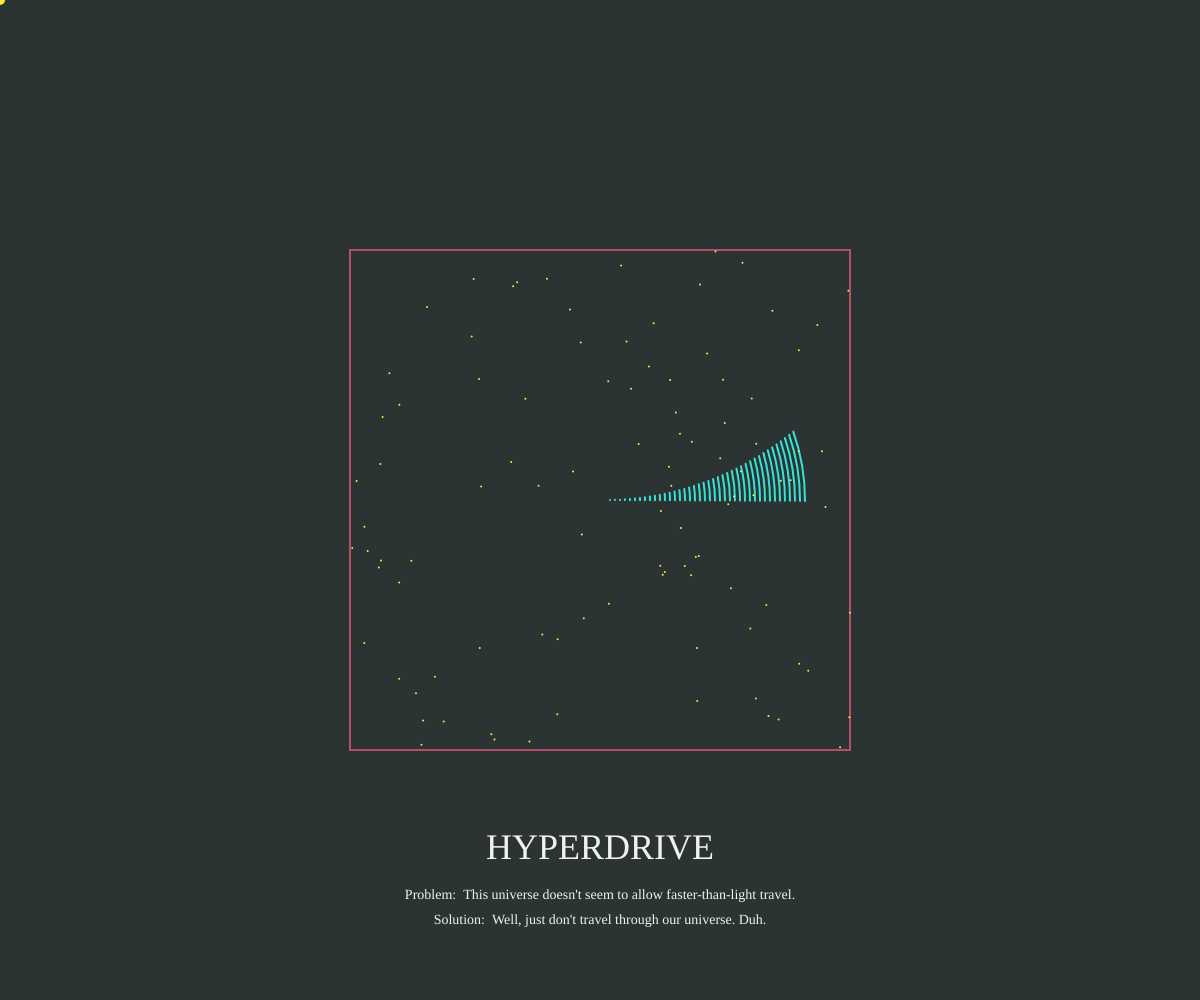
Frame 1 (no input)
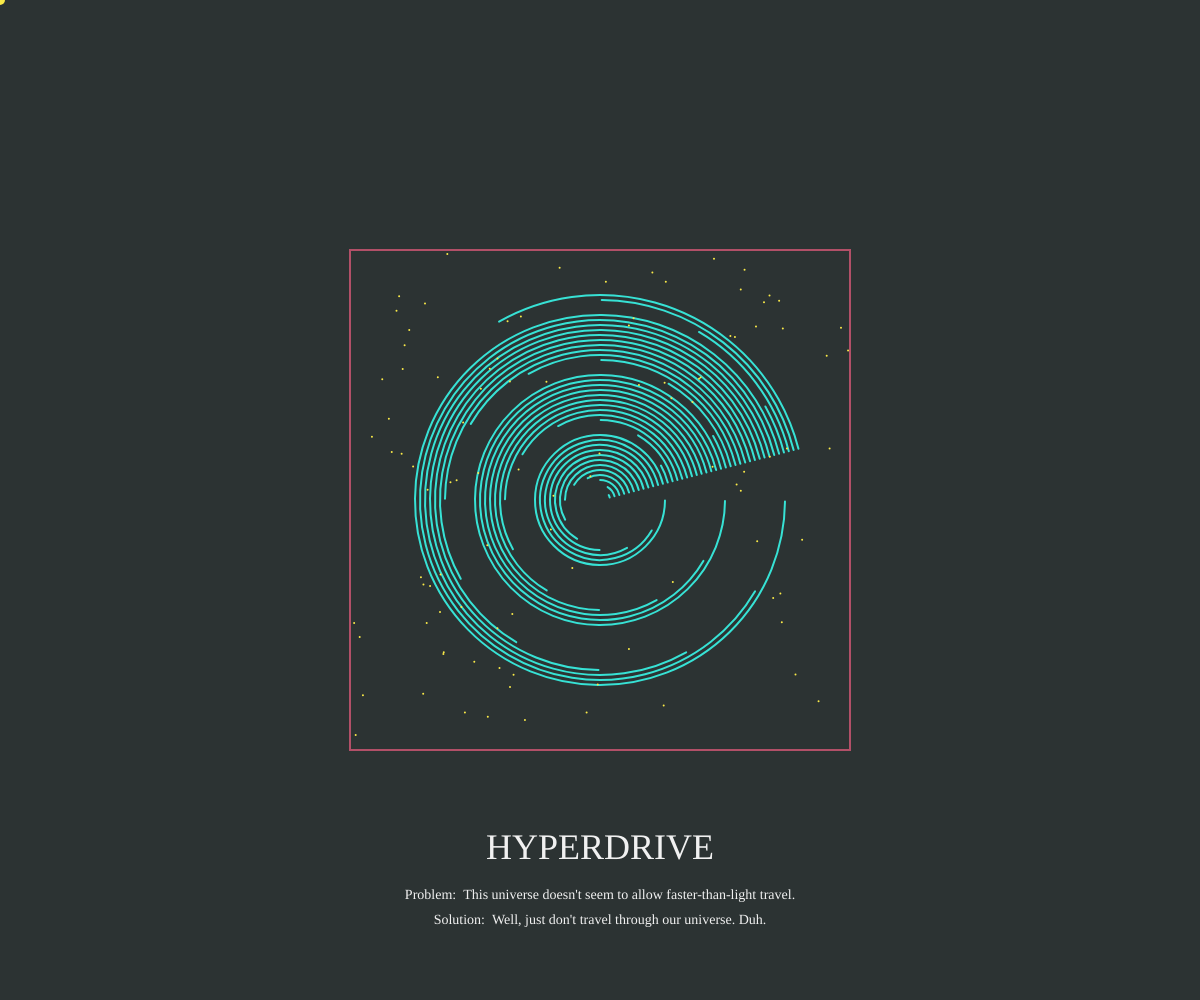
Frame 60 (no input)
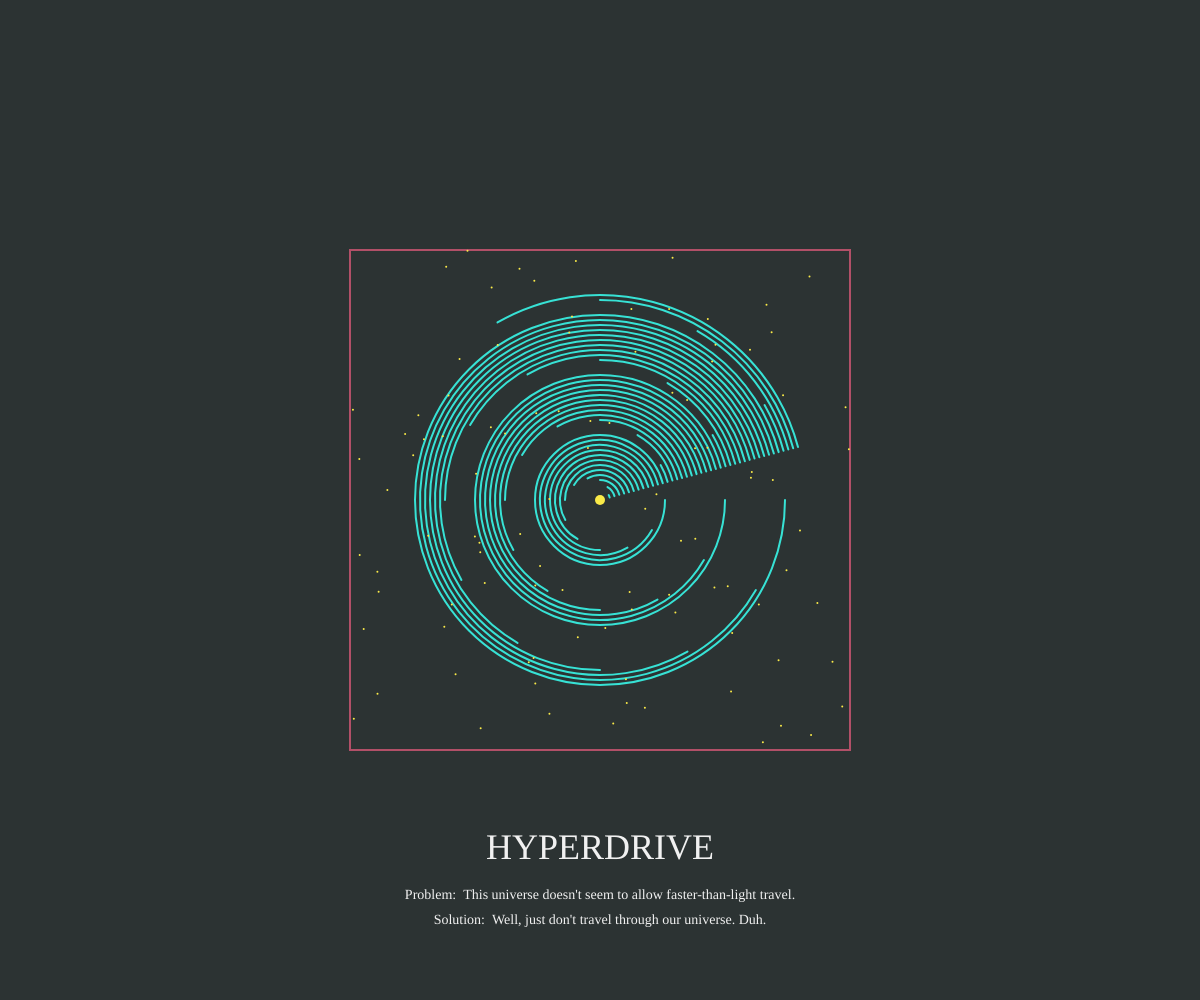
Frame 120 (the mouse pressed at the canvas centre since frame 60)

The p5.js sketch that drew these frames (run headless with seeded random() and noise() and a simulated clock; from frame 60 on, the mouse is pressed at the canvas centre):

// p5.js sketch
// ── sketch.js
// instructions
// mouse move to the left -> rotate counterclockwise
// mouse move to the right -> rotate closewise

// declarations
const gap = 10;
const cirNum = 40;
const cirSize = 20;
const numOfPoints = 100;
const rectSize = 500;

let angle = 0;

// setup is to initiate the whole program -> only runs once
function setup() {
	// fullscreen canvas
	createCanvas(windowWidth, windowHeight);
	angleMode(DEGREES);
}

// loops indefinitely
function draw() {
	// set main background color
	background("#2C3333");
	// customize mouse
	noCursor();
	noStroke();
	fill("#FAEA48");
	circle(mouseX, mouseY, 10);

	// MAIN GRAPH
	// push and pop blocks the translate and rotate functions inside them,...
	// ...so they don't interfere with anything outside
	push();
	// center on page
	translate(width / 2, height / 2);
	// set rotation speed on mouse movement
	rotate(angle);
	angle = angle + map(mouseX, 0, width, -0.5, 0.5);
	// style graph
	noFill();
	stroke("#37E2D5");
	strokeWeight(2);
	// draw the set number of circless
	for (let i = 0; i < cirNum; i++) {
		arc(0, 0, cirSize + gap * i, cirSize + gap * i, angle * i, 360 - angle / 2);
	}
	pop();

	// TITLE & SUBTITLE
	push();
	// set position
	translate(width / 2, height - 150);
	// set font details
	noStroke();
	textFont("Poppins");
	textAlign(CENTER, CENTER);
	fill("#F1F1F1");
	// title
	textSize(36);
	text("HYPERDRIVE", 0, 0);
	// subtitle
	textSize(14);
	text(
		"Problem:  This universe doesn't seem to allow faster-than-light travel.",
		0,
		45
	);
	text("Solution:  Well, just don't travel through our universe. Duh.", 0, 70);
	pop();

	// BORDER
	push();
	// set position
	translate(width / 2, height / 2);
	// style
	noFill();
	stroke("#B25068");
	strokeWeight(2);
	// set border size
	rectMode(CENTER);
	rect(0, 0, rectSize, rectSize);

	//random noise as background
	stroke("#FAEA48");
	strokeWeight(2);
	// draw the set amount of points in random places
	for (let i = 0; i < numOfPoints; i++) {
		point(
			random(-rectSize / 2, rectSize / 2),
			random(-rectSize / 2, rectSize / 2)
		);
	}
	pop();
}
function windowResized() {
	resizeCanvas(windowWidth, windowHeight);
}
